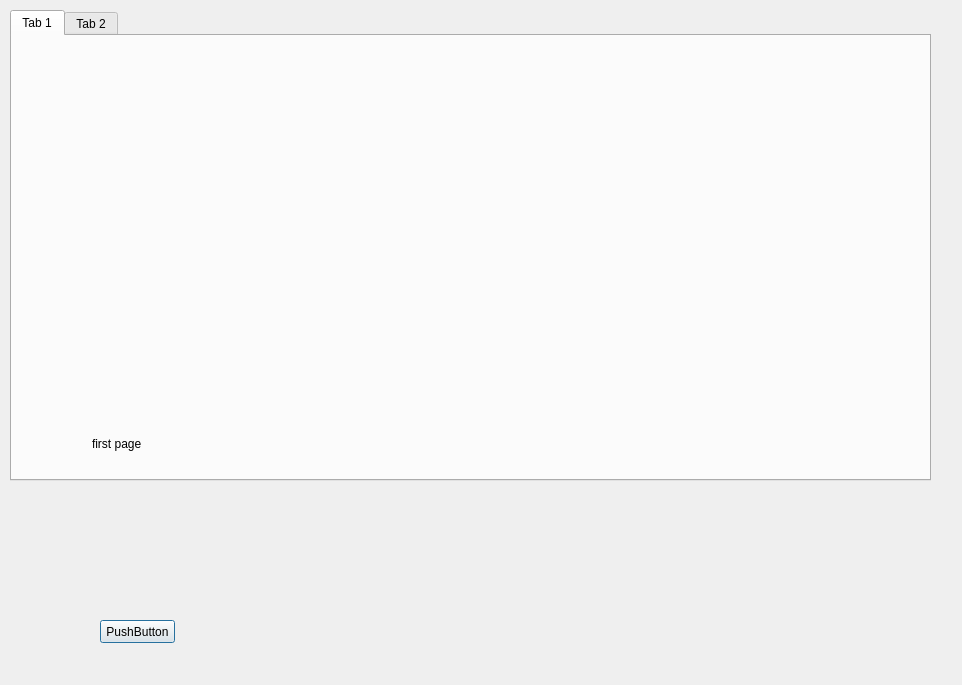
<?xml version="1.0" encoding="UTF-8"?>
<ui version="4.0">
 <class>Dialog</class>
 <widget class="QDialog" name="Dialog">
  <property name="geometry">
   <rect>
    <x>0</x>
    <y>0</y>
    <width>962</width>
    <height>685</height>
   </rect>
  </property>
  <property name="windowTitle">
   <string>Dialog</string>
  </property>
  <widget class="QTabWidget" name="tabWidget">
   <property name="geometry">
    <rect>
     <x>10</x>
     <y>10</y>
     <width>921</width>
     <height>471</height>
    </rect>
   </property>
   <property name="currentIndex">
    <number>0</number>
   </property>
   <widget class="QWidget" name="tab">
    <attribute name="title">
     <string>Tab 1</string>
    </attribute>
    <widget class="QLabel" name="label">
     <property name="geometry">
      <rect>
       <x>80</x>
       <y>392</y>
       <width>131</width>
       <height>31</height>
      </rect>
     </property>
     <property name="text">
      <string>first page</string>
     </property>
    </widget>
   </widget>
   <widget class="QWidget" name="tab_2">
    <attribute name="title">
     <string>Tab 2</string>
    </attribute>
    <widget class="QLabel" name="label_2">
     <property name="geometry">
      <rect>
       <x>40</x>
       <y>370</y>
       <width>111</width>
       <height>16</height>
      </rect>
     </property>
     <property name="text">
      <string>second page</string>
     </property>
    </widget>
   </widget>
  </widget>
  <widget class="QPushButton" name="pushButton">
   <property name="geometry">
    <rect>
     <x>100</x>
     <y>620</y>
     <width>75</width>
     <height>23</height>
    </rect>
   </property>
   <property name="text">
    <string>PushButton</string>
   </property>
  </widget>
 </widget>
 <resources/>
 <connections/>
</ui>
